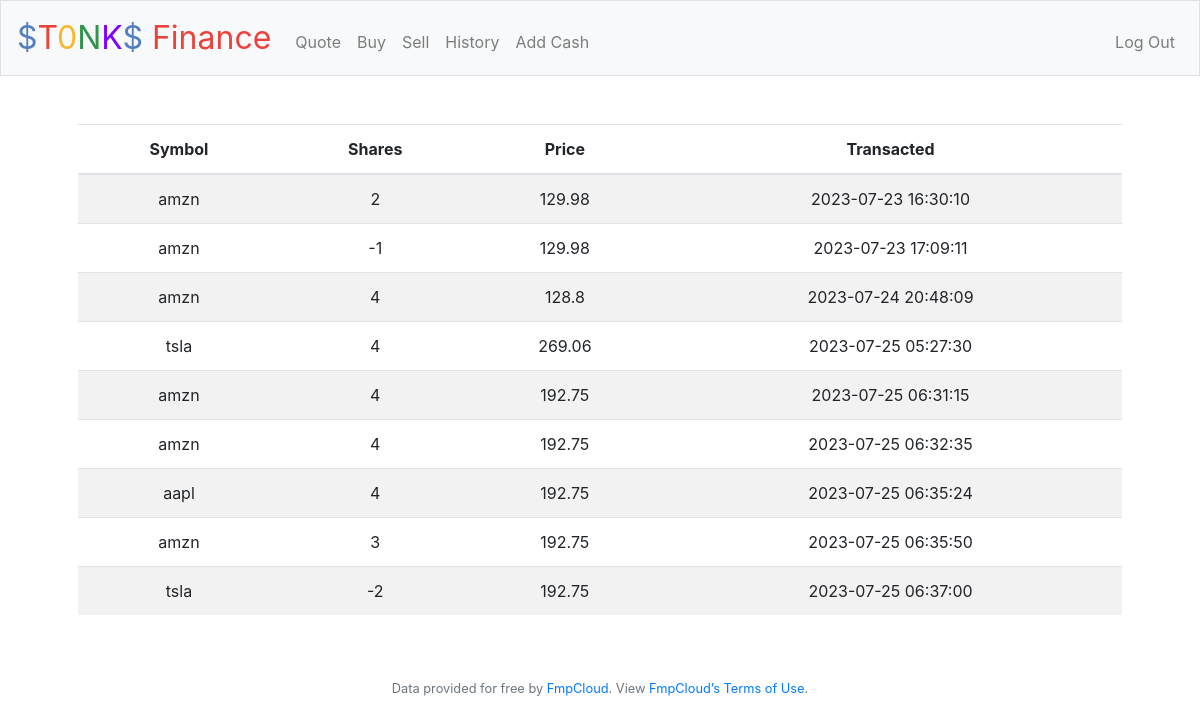
The app's page /history (signed in) with its own data.
### tables this page shows
CREATE TABLE transactions
            (id INTEGER UNIQUE NOT NULL, user_id INTEGER NOT NULL,
            Symbol VARCHAR(30), Shares INTEGER, Price FLOAT, Time TIMESTAMP DEFAULT CURRENT_TIMESTAMP,
            PRIMARY KEY (id), FOREIGN KEY (user_id) REFERENCES users(id));

### application.py (the view)
@app.route("/history")
@login_required
def history():
    rows = db.execute(
        "SELECT Symbol, Shares, Price, Time FROM transactions WHERE transactions.user_id=? ORDER BY transactions.Time", session["user_id"])
    return render_template("history.html", data=rows)

### application.py (called while the page is built)
@app.after_request
def after_request(response):
    response.headers["Cache-Control"] = "no-cache, no-store, must-revalidate"
    response.headers["Expires"] = 0
    response.headers["Pragma"] = "no-cache"
    return response

### helpers.py (called while the page is built)
def login_required(f):
    @wraps(f)
    def decorated_function(*args, **kwargs):
        if session.get("user_id") is None:
            return redirect("/login")
        return f(*args, **kwargs)
    return decorated_function

### templates/history.html (shortened to what this page needs)
{% extends "layout.html" %}
{% block main %}
    <table class="table table-striped">
        <thead>
            <th>Symbol</th>
            <th>Shares</th>
            <th>Price</th>
            <th>Transacted</th>
        </thead>
        <tbody>
            {% for row in data %}
                <tr>
                    <td>{{row["Symbol"]}}</td>
                    <td>{{row["Shares"]}}</td>
                    <td>{{row["Price"]}}</td>
                    <td>{{row["Time"]}}</td>
                </tr>
            {% endfor %}
        </tbody>
    </table>
{% endblock %}

### records on screen
transactions: Symbol "amzn", Shares "2", Price "129.98", Time "2023-07-23 16:30:10"
transactions: Symbol "amzn", Shares "-1", Price "129.98", Time "2023-07-23 17:09:11"
transactions: Symbol "amzn", Shares "4", Price "128.8", Time "2023-07-24 20:48:09"
transactions: Symbol "tsla", Shares "4", Price "269.06", Time "2023-07-25 05:27:30"
transactions: Symbol "amzn", Shares "4", Price "192.75", Time "2023-07-25 06:31:15"
transactions: Symbol "amzn", Shares "4", Price "192.75", Time "2023-07-25 06:32:35"
transactions: Symbol "aapl", Shares "4", Price "192.75", Time "2023-07-25 06:35:24"
transactions: Symbol "amzn", Shares "3", Price "192.75", Time "2023-07-25 06:35:50"
transactions: Symbol "tsla", Shares "-2", Price "192.75", Time "2023-07-25 06:37:00"
